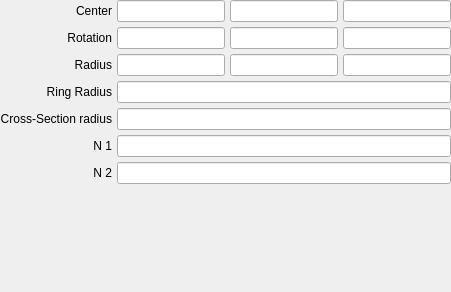
         <widget class="QWidget" name="super_toroid">
          <layout class="QGridLayout" name="gridLayout_46">
           <property name="margin">
            <number>0</number>
           </property>
           <property name="spacing">
            <number>5</number>
           </property>
           <item row="0" column="4">
            <widget class="LineEdit" name="lineedit_super_toroid_translation_y"/>
           </item>
           <item row="1" column="5">
            <widget class="LineEdit" name="lineedit_super_toroid_rotation_z"/>
           </item>
           <item row="4" column="0">
            <widget class="QLabel" name="label_119">
             <property name="text">
              <string>Cross-Section radius</string>
             </property>
             <property name="alignment">
              <set>Qt::AlignRight|Qt::AlignTrailing|Qt::AlignVCenter</set>
             </property>
            </widget>
           </item>
           <item row="3" column="0">
            <widget class="QLabel" name="label_120">
             <property name="text">
              <string>Ring Radius</string>
             </property>
             <property name="alignment">
              <set>Qt::AlignRight|Qt::AlignTrailing|Qt::AlignVCenter</set>
             </property>
            </widget>
           </item>
           <item row="6" column="0">
            <widget class="QLabel" name="label_118">
             <property name="text">
              <string>N 2</string>
             </property>
             <property name="alignment">
              <set>Qt::AlignRight|Qt::AlignTrailing|Qt::AlignVCenter</set>
             </property>
            </widget>
           </item>
           <item row="7" column="0">
            <spacer name="verticalSpacer_39">
             <property name="orientation">
              <enum>Qt::Vertical</enum>
             </property>
             <property name="sizeHint" stdset="0">
              <size>
               <width>20</width>
               <height>108</height>
              </size>
             </property>
            </spacer>
           </item>
           <item row="1" column="2" colspan="2">
            <widget class="LineEdit" name="lineedit_super_toroid_rotation_x"/>
           </item>
           <item row="2" column="0">
            <widget class="QLabel" name="label_116">
             <property name="text">
              <string>Radius</string>
             </property>
             <property name="alignment">
              <set>Qt::AlignRight|Qt::AlignTrailing|Qt::AlignVCenter</set>
             </property>
            </widget>
           </item>
           <item row="2" column="5">
            <widget class="LineEdit" name="lineedit_super_ellipsoid_radius_z_2"/>
           </item>
           <item row="1" column="4">
            <widget class="LineEdit" name="lineedit_super_toroid_rotation_y"/>
           </item>
           <item row="5" column="0">
            <widget class="QLabel" name="label_117">
             <property name="text">
              <string>N 1</string>
             </property>
             <property name="alignment">
              <set>Qt::AlignRight|Qt::AlignTrailing|Qt::AlignVCenter</set>
             </property>
            </widget>
           </item>
           <item row="2" column="4">
            <widget class="LineEdit" name="lineedit_super_ellipsoid_radius_y_2"/>
           </item>
           <item row="2" column="2" colspan="2">
            <widget class="LineEdit" name="lineedit_super_ellipsoid_radius_x_2"/>
           </item>
           <item row="0" column="2" colspan="2">
            <widget class="LineEdit" name="lineedit_super_toroid_translation_x"/>
           </item>
           <item row="0" column="5">
            <widget class="LineEdit" name="lineedit_super_toroid_translation_z"/>
           </item>
           <item row="4" column="2" colspan="4">
            <widget class="LineEdit" name="lineedit_torus_crosssectionradius_2"/>
           </item>
           <item row="3" column="2" colspan="4">
            <widget class="LineEdit" name="lineedit_torus_ringradius_2"/>
           </item>
           <item row="1" column="0">
            <widget class="QLabel" name="label_114">
             <property name="text">
              <string>Rotation</string>
             </property>
             <property name="alignment">
              <set>Qt::AlignRight|Qt::AlignTrailing|Qt::AlignVCenter</set>
             </property>
            </widget>
           </item>
           <item row="0" column="0">
            <widget class="QLabel" name="label_115">
             <property name="text">
              <string>Center</string>
             </property>
             <property name="alignment">
              <set>Qt::AlignRight|Qt::AlignTrailing|Qt::AlignVCenter</set>
             </property>
            </widget>
           </item>
           <item row="6" column="2" colspan="4">
            <widget class="LineEdit" name="lineedit_super_ellipsoid_n2_2"/>
           </item>
           <item row="5" column="2" colspan="4">
            <widget class="LineEdit" name="lineedit_super_ellipsoid_n1_2"/>
           </item>
          </layout>
         </widget>
